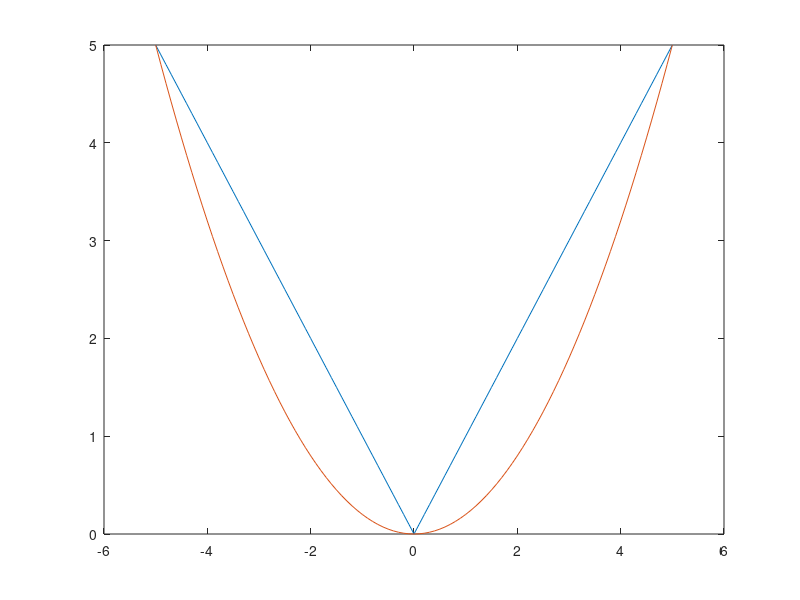

Write the MATLAB code that produced this figure.
 f = @(x)abs(x);
x = [  -5.0 -2.5  0.0 2.5  5.0] %% nodes


w_0=@(x)(x-0).*(x-5)/((-5-0).*(-5-5))
w_1=@(x)(x-(-5)).*(x-5)/((0-(-5)).*(0-5))
w_2=@(x)(x-(-5)).*(x-0)/((5-(-5)).*(5-0))

W=@(x) f(-5).*w_0(x) + f(0).*w_1(x) + f(5).*w_2(x);

plot(-5:0.1:5, f(-5:0.1:5));
hold on
plot(-5:0.1:5, W(-5:0.1:5));



% n0(-5, 5)
% n1(0, 0)
% n2(5 , 5)



 % % % xp = [  -4.5  -3.5  -2.5  -1.5  -0.5   1.0   2.0   3.0   5.0]